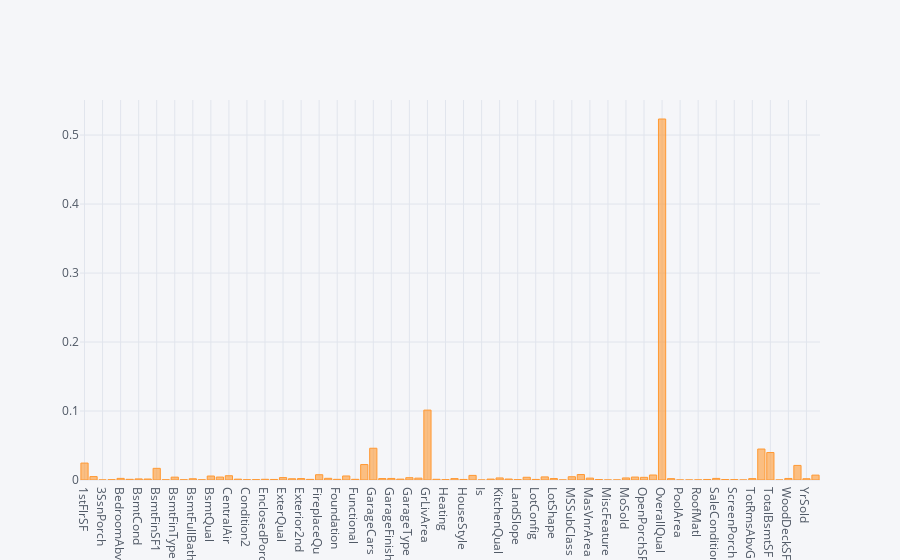

Source (notebook cell):
### Code cell
(
    importance.assign(header = lambda x: x.index.str.split("_").str[0])
                  .groupby("header")[0]
                  .sum()
                  .iplot(kind="bar")
)

### Figure 1 — Plotly figure (JSON) as saved in the notebook; plotly's stock layout.template omitted (floating-point values rounded to 4 significant figures)
{"data": [{"marker": {"color": "rgba(255, 153, 51, 0.6)", "line": {"color": "rgba(255, 153, 51, 1.0)", "width": 1}}, "name": "0", "orientation": "v", "text": "", "type": "bar", "x": ["1stFlrSF", "2ndFlrSF", "3SsnPorch", "Alley", "BedroomAbvGr", "BldgType", "BsmtCond", "BsmtExposure", "BsmtFinSF1", "BsmtFinSF2", "BsmtFinType1", "BsmtFinType2", "BsmtFullBath", "BsmtHalfBath", "BsmtQual", "BsmtUnfSF", "CentralAir", "Condition1", "Condition2", "Electrical", "EnclosedPorch", "ExterCond", "ExterQual", "Exterior1st", "Exterior2nd", "Fence", "FireplaceQu", "Fireplaces", "Foundation", "FullBath", "Functional", "GarageArea", "GarageCars", "GarageCond", "GarageFinish", "GarageQual", "GarageType", "GarageYrBlt", "GrLivArea", "HalfBath", "Heating", "HeatingQC", "HouseStyle", "Id", "Is", "KitchenAbvGr", "KitchenQual", "LandContour", "LandSlope", "LotArea", "LotConfig", "LotFrontage", "LotShape", "LowQualFinSF", "MSSubClass", "MSZoning", "MasVnrArea", "MasVnrType", "MiscFeature", "MiscVal", "MoSold", "Neighborhood", "OpenPorchSF", "OverallCond", "OverallQual", "PavedDrive", "PoolArea", "PoolQC", "RoofMatl", "RoofStyle", "SaleCondition", "SaleType", "ScreenPorch", "Street", "TotRmsAbvGrd", "Total", "TotalBsmtSF", "Utilities", "WoodDeckSF", "YearBuilt", "YrSold", "after"], "y": [0.02454, 0.00495, 9.351e-05, 0.0004426, 0.002337, 0.000991, 0.00158, 0.001421, 0.0169, 0.0003058, 0.004148, 0.000363, 0.001792, 0.0002796, 0.005762, 0.004268, 0.006185, 0.001215, 0.0004216, 0.0005667, 0.001035, 0.0007854, 0.00348, 0.001816, 0.00207, 0.000931, 0.007644, 0.00243, 0.0009623, 0.00582, 0.0009789, 0.02238, 0.04604, 0.002107, 0.002258, 0.001297, 0.003348, 0.0027, 0.1013, 0.001026, 0.0005194, 0.002039, 0.0008033, 0.006673, 0, 0.001319, 0.002969, 0.001393, 0.0004897, 0.003948, 0.000822, 0.004496, 0.002094, 7.538e-05, 0.004748, 0.007928, 0.00276, 0.0006343, 4.4e-05, 7.356e-05, 0.002975, 0.004281, 0.00386, 0.007245, 0.5233, 0.00195, 6.023e-05, 3.779e-05, 0.0001744, 0.0007512, 0.002287, 0.0006788, 0.0005648, 1.551e-05, 0.002003, 0.04491, 0.03981, 0, 0.002229, 0.02114, 0.001841, 0.007088]}], "layout": {"legend": {"bgcolor": "#F5F6F9", "font": {"color": "#4D5663"}}, "paper_bgcolor": "#F5F6F9", "plot_bgcolor": "#F5F6F9", "titlefont": {"color": "#4D5663"}, "xaxis1": {"gridcolor": "#E1E5ED", "showgrid": true, "tickfont": {"color": "#4D5663"}, "title": "", "titlefont": {"color": "#4D5663"}, "zerolinecolor": "#E1E5ED"}, "yaxis1": {"gridcolor": "#E1E5ED", "showgrid": true, "tickfont": {"color": "#4D5663"}, "title": "", "titlefont": {"color": "#4D5663"}, "zerolinecolor": "#E1E5ED"}}}
